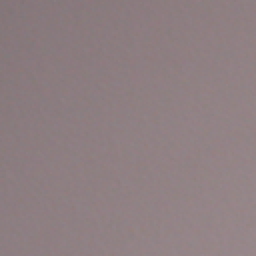
#> input picture ms505/data/original_data/Treino/c001_001.png, 128 x 128 px, found by its file name (shown 2 times larger)
$ jupyter execute --allow-errors run_filter.ipynb
#> lines starting #> are read from the running program, lines starting #| are printed output that depends on the picture
[cell 1]
from PIL import Image
import numpy as np
import os

# Corrigindo os diretórios para o notebook rodando em ms505/
input_base = os.path.join("original_data")
output_base = os.path.join("formated_data")

for split in ["Treino", "Teste"]:
    input_dir = os.path.join(input_base, split)
    output_dir = os.path.join(output_base, split)
    os.makedirs(output_dir, exist_ok=True)

    for filename in os.listdir(input_dir):
        if filename.endswith((".png", ".jpg", ".jpeg")):
            input_path = os.path.join(input_dir, filename)
            output_path = os.path.join(output_dir, filename)

            img = Image.open(input_path).convert("L")
            img.save(output_path)
            print(f"Processado: {input_path} -> {output_path}")
#> pass 2 of the loop `for split in ["Treino", "Teste"]:`:
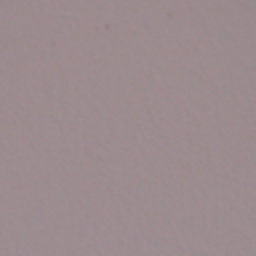
#> input picture ms505/data/original_data/Teste/c001_007.png, 128 x 128 px, found by its file name (shown 2 times larger)

[cell 2]
# Identificar as imagens mais "vermelhas" e mostrar os triplets R G B
import pandas as pd
from pathlib import Path
from PIL import Image
import matplotlib.pyplot as plt
import numpy as np

# Caminhos esperados dos CSVs gerados pela célula de estatísticas
BASE = Path('/Users/lucas/repositories/Unicamp') / 'ms505' / 'data'
STATS_DIR = BASE / 'formated_data' / 'stats'
TRAIN_CSV = STATS_DIR / 'rgb_stats_Treino.csv'
TEST_CSV = STATS_DIR / 'rgb_stats_Teste.csv'

# Carrega df_train (se já estiver em memória, usa-o), senão tenta ler CSV
#> (the rest of this cell did not finish here and is left out)

[cell 3]
# Imprimir cores (triplets RGB médios) para pares especificados
from pathlib import Path
from PIL import Image
import numpy as np

BASE = Path('/Users/lucas/repositories/Unicamp') / 'ms505' / 'data'
TEST_DIR = BASE / 'original_data' / 'Teste'
TRAIN_DIR = BASE / 'original_data' / 'Treino'

pairs = [
    ("c004_012.png", "c009_004.png"),
    ("c008_011.png", "c010_006.png"),
    ("c008_012.png", "c010_006.png"),
]


def mean_rgb(path: Path):
    if not path.exists():
        return None
    with Image.open(path) as im:
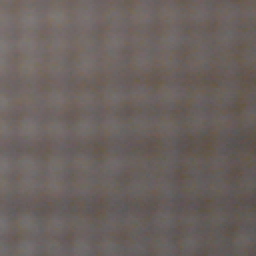
#> input picture ms505/data/Teste/c004_012.png, 128 x 128 px, found by its file name (shown 2 times larger)
#> im is the input picture: PIL image 128x128 RGB; mean R, G, B 107.3, 98.1, 94.4
        im = im.convert('RGB')
        arr = np.asarray(im).astype(np.float32)
    R = arr[...,0].mean()
#> R = 107.3
    G = arr[...,1].mean()
#> G = 98.08
    B = arr[...,2].mean()
#> B = 94.36
    return (int(round(R)), int(round(G)), int(round(B)))

for test_name, train_name in pairs:
    test_path = TEST_DIR / test_name
    train_path = TRAIN_DIR / train_name

    test_rgb = mean_rgb(test_path)
#> test_rgb = (107, 98, 94)
    train_rgb = mean_rgb(train_path)
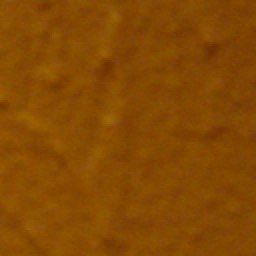
#> input picture ms505/data/Treino/c009_004.png, 128 x 128 px, found by its file name (shown 2 times larger)
#> in mean_rgb, im is the input picture: PIL image 128x128 RGB; mean R, G, B 132.2, 73.2, 2.8
#> in mean_rgb (call 2), `R = arr[...,0].mean()`: R = 132.2
#> in mean_rgb (call 2), `G = arr[...,1].mean()`: G = 73.24
#> in mean_rgb (call 2), `B = arr[...,2].mean()`: B = 2.78
#> train_rgb = (132, 73, 3)

    print(f"Imagem de teste: {test_name}")
    if test_rgb is None:
        print(f"  Arquivo não encontrado: {test_path}")
    else:
        print(f"  Média: {test_rgb[0]} r {test_rgb[1]} g {test_rgb[2]} b")
#|   Média: 107 r 98 g 94 b

    print(f"Imagem de treino associada: {train_name}")
    if train_rgb is None:
        print(f"  Arquivo não encontrado: {train_path}")
    else:
        print(f"  Média: {train_rgb[0]} r {train_rgb[1]} g {train_rgb[2]} b")
#|   Média: 132 r 73 g 3 b

    print("-")
#> pass 2 of the loop `for test_name, train_name in pairs:`:
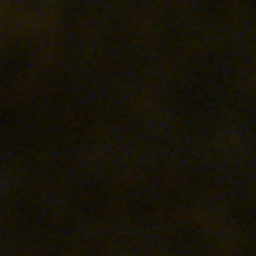
#> input picture ms505/data/Teste/c008_011.png, 128 x 128 px, found by its file name (shown 2 times larger)
#> in mean_rgb, im is the input picture: PIL image 128x128 RGB; mean R, G, B 23.2, 18.9, 7.4
#> R = 23.22
#> G = 18.89
#> B = 7.41
#> test_rgb = (23, 19, 7)
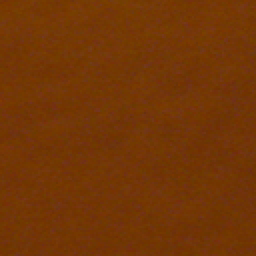
#> input picture ms505/data/Treino/c010_006.png, 128 x 128 px, found by its file name (shown 2 times larger)
#> in mean_rgb, im is the input picture: PIL image 128x128 RGB; mean R, G, B 114.5, 54.4, 6.5
#> R = 114.5
#> G = 54.43
#> B = 6.47
#> train_rgb = (114, 54, 6)
#|   Média: 23 r 19 g 7 b
#|   Média: 114 r 54 g 6 b
